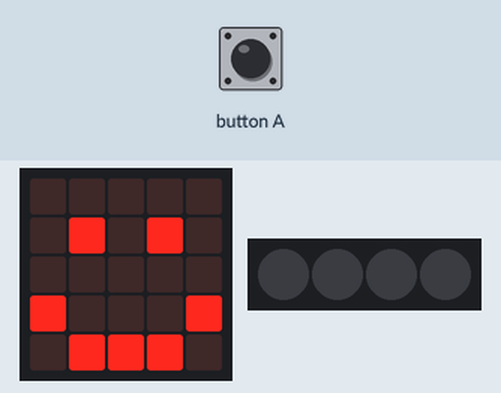
Recording of a program running on a simulated BBC micro:bit (MakeCode). Shown: the board's 5×5 LED display, 4 RGB LEDs in strip order, left to right. The test bench sets the inputs (shaded band). Dim RGB values are drawn brighter than linear.

Above: at 1.8 s.
1.9 s: button A pressed for 0.15 s
At 2.8 s:
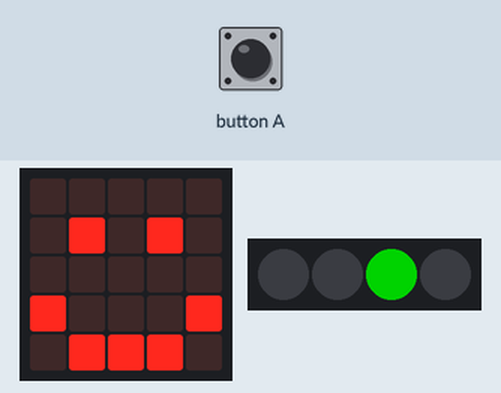
At 3.8 s:
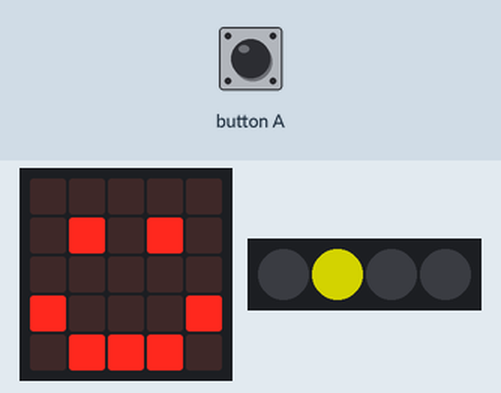
Timing chart, 0 to 6.6 s (numbered marks = the images above; inputs shaded):
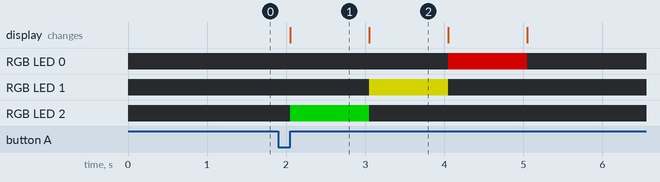

Measured:
- after the input at 1.9 s, RGB LED 0: off → RGB(127, 0, 0) after 2.2 s, → off 1.0 s later; RGB LED 1: off → RGB(127, 127, 0) after 1.2 s, → off 1.0 s later; RGB LED 2: off → RGB(0, 127, 0) after 0.15 s, → off 1.0 s later
- what the display in image 1 shows lasts 1.0 s, from 2.1 s to 3.1 s

The program:

main.ts
```typescript
// (licence header left out)
// Define Neopixel colours as constants
const BLACK: NeoPixelColors = NeoPixelColors.Black
const RED: NeoPixelColors = NeoPixelColors.Red
const YELLOW: NeoPixelColors = NeoPixelColors.Yellow
const GREEN: NeoPixelColors = NeoPixelColors.Green

// Initialize display
basic.clearScreen()
basic.showIcon(IconNames.Happy)

// Initialize Neopixel strip
const neopixelStrip: neopixel.Strip = neopixel.create(DigitalPin.P16, 4, NeoPixelMode.RGB)

neopixelStrip.setPixelColor(0, BLACK)
neopixelStrip.setPixelColor(1, BLACK)
neopixelStrip.setPixelColor(2, BLACK)
neopixelStrip.setPixelColor(3, BLACK)
neopixelStrip.show()

// Handle input from button A
input.onButtonPressed(Button.A, function() {
    // Turn 3rd Neopixel Green for 1 second.
    neopixelStrip.setPixelColor(2, GREEN)
    neopixelStrip.show()
    basic.pause(1000)
    neopixelStrip.setPixelColor(2, BLACK)

    // Turn 2nd Neopixel Yellow for 1 second.
    neopixelStrip.setPixelColor(1, YELLOW)
    neopixelStrip.show()
    basic.pause(1000)
    neopixelStrip.setPixelColor(1, BLACK)

    // Turn 1st Neopixel Red for 1 second.
    neopixelStrip.setPixelColor(0, RED)
    neopixelStrip.show()
    basic.pause(1000)
    neopixelStrip.setPixelColor(0, BLACK)
    neopixelStrip.show()
})
```
